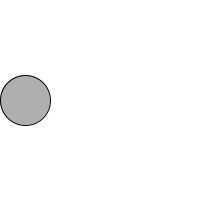
Frame 1 (no input)
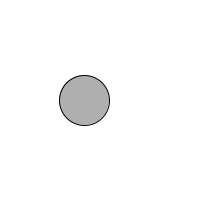
Frame 60 (the mouse pressed at the canvas centre just before this capture)
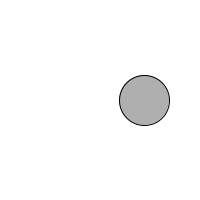
Frame 120 (the mouse held since frame 60 and released just before this capture)

The Processing sketch that drew these frames (run headless with seeded random() and noise(); from frame 60 on, the mouse is pressed at the canvas centre):

// Processing sketch: exemple_11_03_balle_modulaire
// ── exemple_11_03_balle_modulaire.pde
int r = 25;
int x = r;
int y;
int v = 1;

void setup() {
  size(200, 200);
  y = height / 2;
}

void draw() {
  background(255);
  dessiner(); // 1.
  bouger();   // 2.
  rebondir(); // 3.
}

// Fonction qui affiche une balle.
void dessiner() {
  ellipseMode(RADIUS);
  stroke(0);
  fill(175);
  ellipse(x, y, r, r);    
}

// Fonction qui bouge la balle.
void bouger() {
  x += v;    
}

// Fonction qui fait rebondir la balle.
void rebondir() {
  if (x < r || x > width - r) {
    v = -v;
  }    
}
